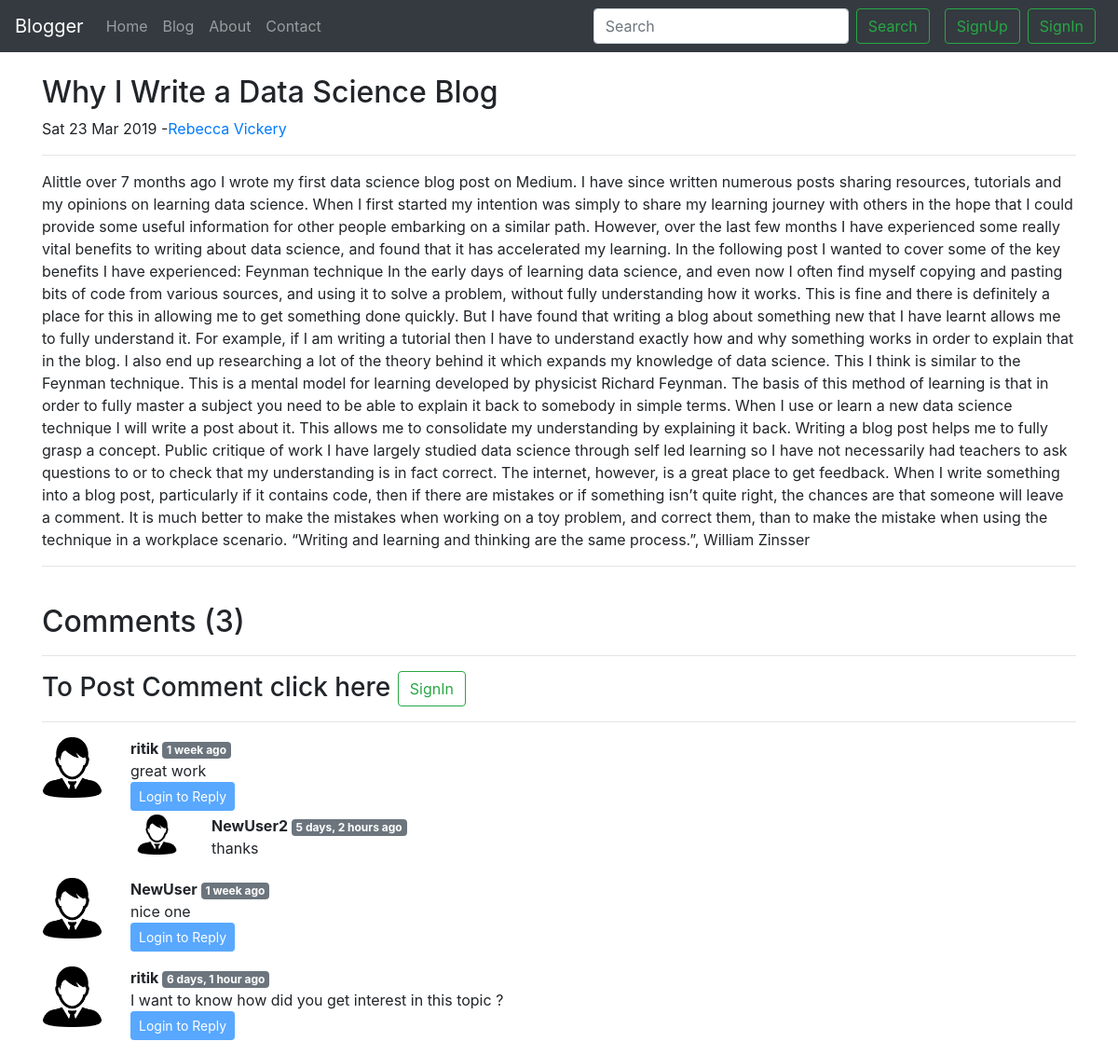
/blog/Why I Write a Data Science Blog/, run on an earlier commit of the app's database.
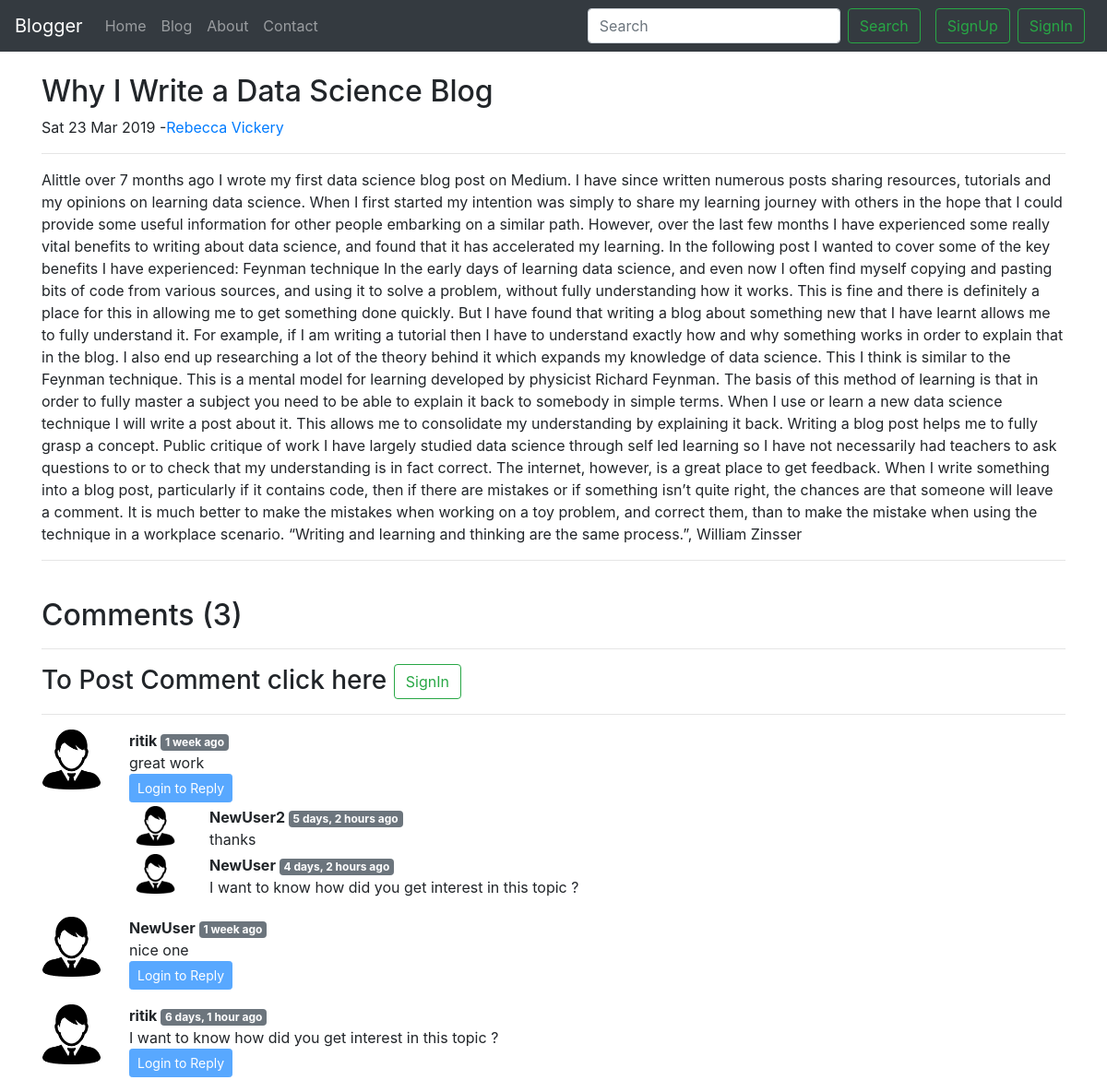
And on a later commit of the database.
### blog/models.py (models this page shows, shortened)
class BlogComment(models.Model):
    sno = models.AutoField(primary_key=True)
    comment = models.TextField()
    user = models.ForeignKey(User, on_delete=models.CASCADE)
    post = models.ForeignKey(Post, on_delete=models.CASCADE)
    parent = models.ForeignKey('self', on_delete=models.CASCADE, null=True)
    timestamp = models.DateTimeField(default=now)

### blog/views.py (the view)
# urls.py: path('<str:slug>/', views.blogPost, name="blogPost"),
def blogPost(request, slug):
    post = Post.objects.filter(slug=slug).first()
    comments = BlogComment.objects.filter(post=post, parent=None)
    replies = BlogComment.objects.filter(post=post).exclude(parent=None)
    repDict = {}
    for reply in replies:
        if reply.parent.sno not in repDict.keys():
            repDict[reply.parent.sno] = [reply]
        else:
            repDict[reply.parent.sno].append(reply)
    context = {'post': post, 'comments': comments, 'replyDict': repDict}
    return render(request, 'blog/blogPost.html', context)

### blog/templatetags/extras.py (called while the page is built)
@register.filter(name='get_val')
def get_val(dict, key):
    return dict.get(key)

### templates/blog/blogPost.html (shortened to what this page needs)
{% extends 'base.html'%}
{% load static %}
{% load humanize %}
{% load extras %}
{% block body %}
<div class="container">
  <div class="row my-4">
    <div class="col blog-main">
      <div class="blog-post">
        <h2 class="blog-post-title">{{post.title}}</h2>
        <p class="blog-post-meta">{{post.timeStamp|date:"D d M Y"}} -<a href="/about">{{post.author}}</a></p>
        <hr>
        <p>{{post.content|safe}}</p>
        <hr>
      </div>
    </div>
  </div>
</div>
<div class="container">
  <h2>Comments ({{comments.count}})</h2>
  <div class="my-2">
    {% if user.is_authenticated %}
    <form action="/blog/postComment/" method="POST">
      {% csrf_token %}
      <div class="form-group">
        <label for="comment">Post Comment</label>
        <input type="text" class="form-control" name="comment" id="comment" placeholder="enter comment here">
      </div>
      <input type="hidden" name="postSno" value="{{post.sno}}">
      <input type="hidden" name="parentSno" value="">
      <button type="submit" class="btn btn-primary">Submit</button>
    </form>
    {% else %}
    <hr>
    <h3>To Post Comment click here <button type="button" class="btn btn-outline-success my-2 mr-2 my-sm-0"
        data-toggle="modal" data-target="#signinModal">
        SignIn
      </button> </h3>
    <hr>
    {% endif %}
  </div>
  {% for comment in comments%}
  <div class="row my-3">
    <div class="col-1"><img class="rounded mx-auto d-block w-100" src="/static/blog/user1.png" alt="user"></div>
    <div class="col-11">
      <b>{{comment.user.username}} <span class="badge badge-secondary">{{comment.timestamp | naturaltime}}</span> </b>
      <div>
        {{comment.comment}}
      </div>
      <div class="reply mx-0">
        {% if user.is_authenticated%}
        <button class="btn btn-sm btn-primary" type="button" data-toggle="collapse"
          data-target="#replyBox{{comment.sno}}" aria-expanded="false" aria-controls="replyBox{{comment.sno}}">
          Reply
        </button>
        {% else %}
        <button class="btn btn-sm btn-primary" type="button" data-toggle="collapse"
          data-target="#replyBox{{comment.sno}}" aria-expanded="false" aria-controls="replyBox{{comment.sno}}" disabled>
          Login to Reply
        </button>
        {% endif %}
        <div class="replies">
          {% for reply in replyDict|get_val:comment.sno %}
          <div class="row my-1">
            <div class="col-1">
              <img class="rounded mx-auto d-block w-75" src="/static/blog/user1.png" alt="user">
            </div>
            <div class="col-11">
              <b>{{reply.user.username}} <span class="badge badge-secondary">{{reply.timestamp | naturaltime}}</span>
              </b>
              <div>
                {{reply.comment}}
              </div>
            </div>
          </div>
          {%endfor%}
        </div>
      </div>
    </div>
  </div>
  {% endfor %}
</div>
{% endblock body %}

What changed in the data, as far as the page shows it:
added BlogComment: user.username "NewUser", timestamp "4 days, 2 hours ago", comment "I want to know how did you get interest in this topic ?", shown under "ritik"
